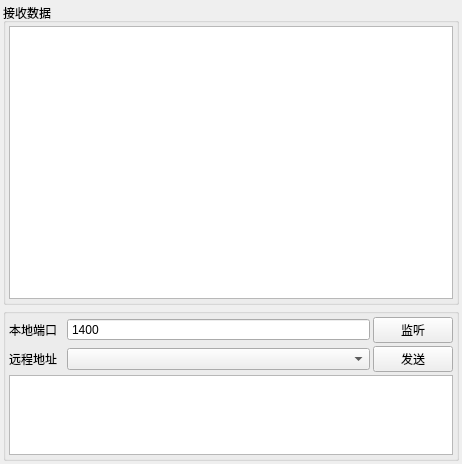
<?xml version="1.0" encoding="UTF-8"?>
<ui version="4.0">
 <class>TcpServer</class>
 <widget class="QWidget" name="TcpServer">
  <property name="geometry">
   <rect>
    <x>0</x>
    <y>0</y>
    <width>462</width>
    <height>464</height>
   </rect>
  </property>
  <property name="sizePolicy">
   <sizepolicy hsizetype="Expanding" vsizetype="Preferred">
    <horstretch>0</horstretch>
    <verstretch>0</verstretch>
   </sizepolicy>
  </property>
  <property name="minimumSize">
   <size>
    <width>422</width>
    <height>0</height>
   </size>
  </property>
  <property name="windowTitle">
   <string>TcpServer</string>
  </property>
  <layout class="QGridLayout" name="gridLayout">
   <property name="leftMargin">
    <number>3</number>
   </property>
   <property name="topMargin">
    <number>3</number>
   </property>
   <property name="rightMargin">
    <number>3</number>
   </property>
   <property name="bottomMargin">
    <number>3</number>
   </property>
   <property name="spacing">
    <number>3</number>
   </property>
   <item row="0" column="0">
    <widget class="QGroupBox" name="groupBox">
     <property name="title">
      <string>接收数据</string>
     </property>
     <layout class="QGridLayout" name="gridLayout_3">
      <property name="leftMargin">
       <number>3</number>
      </property>
      <property name="topMargin">
       <number>3</number>
      </property>
      <property name="rightMargin">
       <number>3</number>
      </property>
      <property name="bottomMargin">
       <number>3</number>
      </property>
      <property name="spacing">
       <number>3</number>
      </property>
      <item row="0" column="0">
       <widget class="QTextBrowser" name="textBrowser"/>
      </item>
     </layout>
    </widget>
   </item>
   <item row="2" column="0">
    <widget class="QGroupBox" name="groupBox_2">
     <property name="title">
      <string/>
     </property>
     <layout class="QGridLayout" name="gridLayout_2">
      <property name="leftMargin">
       <number>3</number>
      </property>
      <property name="topMargin">
       <number>3</number>
      </property>
      <property name="rightMargin">
       <number>3</number>
      </property>
      <property name="bottomMargin">
       <number>3</number>
      </property>
      <property name="spacing">
       <number>3</number>
      </property>
      <item row="5" column="1" rowspan="2" colspan="3">
       <widget class="QTextEdit" name="send_textEdit">
        <property name="maximumSize">
         <size>
          <width>16777215</width>
          <height>80</height>
         </size>
        </property>
       </widget>
      </item>
      <item row="4" column="3">
       <widget class="QPushButton" name="send_btn">
        <property name="sizePolicy">
         <sizepolicy hsizetype="Maximum" vsizetype="Fixed">
          <horstretch>0</horstretch>
          <verstretch>0</verstretch>
         </sizepolicy>
        </property>
        <property name="text">
         <string>发送</string>
        </property>
       </widget>
      </item>
      <item row="4" column="1">
       <widget class="QLabel" name="label_3">
        <property name="text">
         <string>远程地址  </string>
        </property>
       </widget>
      </item>
      <item row="3" column="1">
       <widget class="QLabel" name="label">
        <property name="sizePolicy">
         <sizepolicy hsizetype="Maximum" vsizetype="Preferred">
          <horstretch>0</horstretch>
          <verstretch>0</verstretch>
         </sizepolicy>
        </property>
        <property name="text">
         <string>本地端口</string>
        </property>
        <property name="alignment">
         <set>Qt::AlignLeading|Qt::AlignLeft|Qt::AlignVCenter</set>
        </property>
       </widget>
      </item>
      <item row="4" column="2">
       <widget class="QComboBox" name="comboBox"/>
      </item>
      <item row="3" column="2">
       <widget class="QSpinBox" name="port_spinBox">
        <property name="sizePolicy">
         <sizepolicy hsizetype="Preferred" vsizetype="Fixed">
          <horstretch>0</horstretch>
          <verstretch>0</verstretch>
         </sizepolicy>
        </property>
        <property name="buttonSymbols">
         <enum>QAbstractSpinBox::NoButtons</enum>
        </property>
        <property name="keyboardTracking">
         <bool>true</bool>
        </property>
        <property name="maximum">
         <number>65535</number>
        </property>
        <property name="value">
         <number>1400</number>
        </property>
       </widget>
      </item>
      <item row="3" column="3">
       <widget class="QPushButton" name="listen_btn">
        <property name="sizePolicy">
         <sizepolicy hsizetype="Maximum" vsizetype="Fixed">
          <horstretch>0</horstretch>
          <verstretch>0</verstretch>
         </sizepolicy>
        </property>
        <property name="text">
         <string>监听</string>
        </property>
       </widget>
      </item>
     </layout>
    </widget>
   </item>
  </layout>
 </widget>
 <layoutdefault spacing="6" margin="11"/>
 <resources/>
 <connections/>
</ui>
